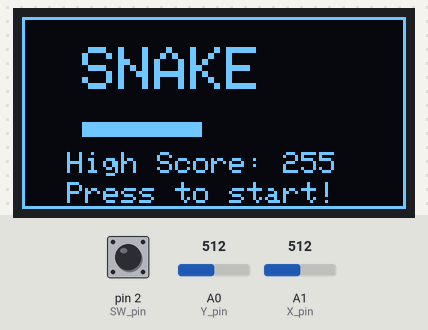
Recording of a sketch running on a simulated Arduino Uno, built with avr-gcc and run on an emulated ATmega328P. Shown: 128×64 one-colour display. The test bench sets the inputs (shaded band); at power-on: pin 2 (SW_pin) HIGH, A0 (Y_pin) = 512, A1 (X_pin) = 512. Random numbers use the default seed unless the sketch sets one; what the sketch prints to the serial monitor is not drawn.

Above: at 1.2 s.
1.3 s: pin 2 (SW_pin) pulled LOW for 0.15 s
At 1.8 s:
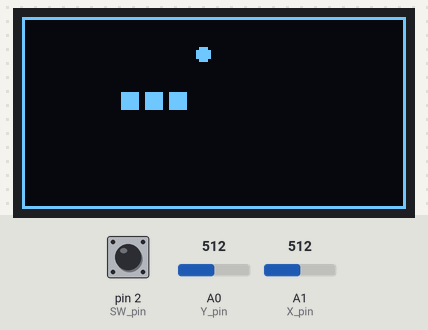
4.4 s: A0 (Y_pin) set to 610
At 7.0 s:
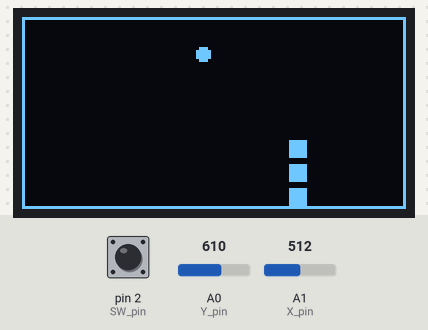
7.4 s: pin 2 (SW_pin) pulled LOW for 3.2 s
At 12.5 s:
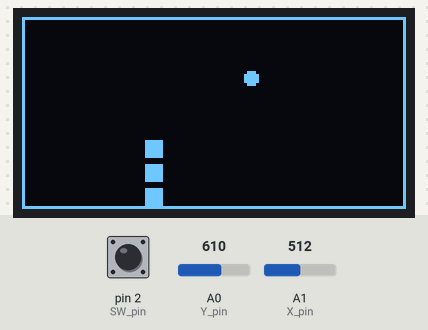
Timing chart, 0 to 14.0 s (numbered marks = the images above; inputs shaded):
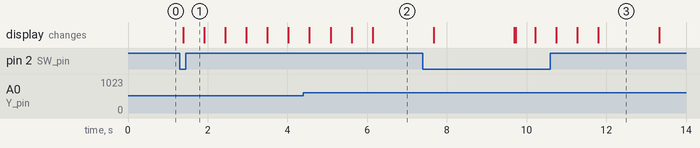

Measured:
- after the input at 1.3 s, the display: changes after 0.09 s (image 1)

The sketch:

SnakeGameWithJoyStick.ino
```cpp
#include <SPI.h>
#include <Wire.h>
#include <Adafruit_GFX.h>
#include <Adafruit_SSD1306.h>
#include <EEPROM.h>

// Display wiring
// SCL pin to A5
// SCA pin to A4

#define SCREEN_WIDTH 128 // OLED display width, in pixels
#define SCREEN_HEIGHT 64 // OLED display height, in pixels

#define OLED_RESET     -1 // Reset pin # (or -1 if sharing Arduino reset pin)
#define SCREEN_ADDRESS 0x3C ///< See datasheet for Address; 0x3D for 128x64, 0x3C for 128x32
Adafruit_SSD1306 display(SCREEN_WIDTH, SCREEN_HEIGHT, &Wire, OLED_RESET);

// Joystick to arduino pin numbers
// digital pin connected to switch output
const int SW_pin = 2;
// analog pin connected to X output
const int X_pin = A1;
// analog pin connected to Y output
const int Y_pin = A0;

#define GRID_SIZE 8
#define GRID_WIDTH (SCREEN_WIDTH / GRID_SIZE)
#define GRID_HEIGHT (SCREEN_HEIGHT / GRID_SIZE)
#define MAX_SNAKE_SIZE 100
#define MIN_SNAKE_SIZE 3
#define BASE_DELAY 500  // Initial delay in milliseconds
#define SPEED_INCREMENT 20 // Decrease delay by this value for each food eaten
#define MIN_DELAY 100   // Minimum delay to ensure the game remains playable
#define SCORE_ADDRESS 0

enum Direction {UP, DOWN, LEFT, RIGHT};
Direction snakeDirection = RIGHT;
Direction nextSnakeDirection = RIGHT;

struct Point {
  uint8_t x;
  uint8_t y;
};

bool isGameOver = false;

Point snake[MAX_SNAKE_SIZE];
int snakeLength = 0;
Point food;

unsigned long lastUpdate = 0;
int update_interval = BASE_DELAY;

void setup() {
  pinMode(SW_pin, INPUT);
  digitalWrite(SW_pin, HIGH);
  Serial.begin(9600);

  // SSD1306_SWITCHCAPVCC = generate display voltage from 3.3V internally
  if(!display.begin(SSD1306_SWITCHCAPVCC, SCREEN_ADDRESS)) {
    Serial.println(F("SSD1306 allocation failed"));
    for(;;); // Don't proceed, loop forever
  }

}

void loop() {
  showSplashScreen();
  initializeNewGame();
  while (!isGameOver){
    if (millis() - lastUpdate > update_interval){
      updateSnake();
      drawGame();
      lastUpdate = millis();
    }
    handleInput();
  }
}

void handleInput(){
  int x = analogRead(X_pin);
  int y = analogRead(Y_pin);

  if (x < 400 && snakeDirection != RIGHT) nextSnakeDirection = LEFT;
  else if (x > 600 && snakeDirection != LEFT) nextSnakeDirection = RIGHT;
  else if (y < 400 && snakeDirection != DOWN) nextSnakeDirection = UP;
  else if (y > 600 && snakeDirection != UP) nextSnakeDirection = DOWN;
}

void initializeNewGame(){
  // initialize the snake
  isGameOver = false;
  snakeLength = MIN_SNAKE_SIZE;
  update_interval = BASE_DELAY;

  snake[0].x = 5;
  snake[0].y = 3;

  snake[1].x = 4;
  snake[1].y = 3;

  snake[2].x = 3;
  snake[2].y = 3;

  generateFood();
  snakeDirection = RIGHT;
  nextSnakeDirection = RIGHT;
}

void updateSnake() {
  // move the snake
  for (int i = snakeLength - 1; i > 0; i--){
    snake[i] = snake[i - 1];
  }

  switch (nextSnakeDirection){
    case UP:
      snake[0].y--;
      break;
    case DOWN:
      snake[0].y++;
      break;
    case LEFT:
      snake[0].x--;
      break;
    case RIGHT:
      snake[0].x++;
      break;
  }
  snakeDirection = nextSnakeDirection;

  // check for collisions
  if (snake[0].x < 0 || snake[0].x >= GRID_WIDTH || snake[0].y < 0 || snake[0].y >= GRID_HEIGHT){
    gameOver();
  }

  for (int i = 1; i < snakeLength; i++){
    if (snake[0].x == snake[i].x && snake[0].y == snake[i].y){
      gameOver();
    }
  }

  // Check for food
  if (snake[0].x == food.x && snake[0].y == food.y){
    snake[snakeLength].x = snake[snakeLength-1].x;
    snake[snakeLength].y = snake[snakeLength-1].y;
    snakeLength++;
    update_interval = max(BASE_DELAY - ((snakeLength - MIN_SNAKE_SIZE) * SPEED_INCREMENT), MIN_DELAY);
    if (snakeLength >= MAX_SNAKE_SIZE) {
      isGameOver = true;
      showWinSplashScreen();
    }
    else{
      generateFood();
    }

  }
}

void drawGame(){
  display.clearDisplay();

  // draw border
  display.drawRect(0, 0, SCREEN_WIDTH, SCREEN_HEIGHT, SSD1306_WHITE);

  // draw snake
  for (int i = 0; i < snakeLength; i++){
    display.fillRect(snake[i].x * GRID_SIZE + 1, snake[i].y * GRID_SIZE + 1, GRID_SIZE - 2, GRID_SIZE - 2, SSD1306_WHITE);
  }

  // draw food
  //display.fillRect(food.x * GRID_SIZE, food.y * GRID_SIZE, GRID_SIZE, GRID_SIZE, SSD1306_WHITE);
  display.fillCircle(food.x * GRID_SIZE + GRID_SIZE/2, food.y * GRID_SIZE + GRID_SIZE/2, GRID_SIZE/4, SSD1306_WHITE);

  display.display();
}

void generateFood(){
  Serial.println("generating food");
  food.x = random(0,GRID_WIDTH);
  food.y = random(0,GRID_HEIGHT);

  // Ensure food doesn't spawn on the snake
  for (int i = 0; i < snakeLength; i++){
    if (food.x == snake[i].x && food.y == snake[i].y){
      Serial.println("food spawned on snake, retrying");
      generateFood();
      return;
    }
  }
}

void gameOver(){
  delay(1000);
  isGameOver = true;
  display.clearDisplay();
  display.setCursor(0,0);
  display.setTextSize(2);
  display.setTextColor(SSD1306_WHITE);
  display.println("GAME OVER");
  display.print("SCORE: ");
  display.println(snakeLength - MIN_SNAKE_SIZE);
  display.display();
  if (snakeLength - MIN_SNAKE_SIZE > EEPROM.read(SCORE_ADDRESS)){
    EEPROM.write(SCORE_ADDRESS,snakeLength - MIN_SNAKE_SIZE);
  }

  delay(2000);
}

void showSplashScreen() {
  // Clear the display
  display.clearDisplay();

  // Draw a border for the splash screen
  display.drawRect(0, 0, SCREEN_WIDTH, SCREEN_HEIGHT, SSD1306_WHITE);

  // Display the title
  display.setTextSize(2);  // Large text for the title
  display.setTextColor(SSD1306_WHITE);
  display.setCursor(20, 10); // Adjust position
  display.println("SNAKE");

  // draw a simple snake
  for (int i = 0; i < 8; i++) {
    display.fillRect(20 + (i * 5), 35, 5, 5, SSD1306_WHITE);
  }

  display.setTextSize(1);
  display.setCursor(15, 45);
  display.print("High Score: ");
  display.println(EEPROM.read(SCORE_ADDRESS));
  display.setCursor(15, 55);
  display.println("Press to start!");

  // Display everything on the screen
  display.display();

  // Wait for the player to press the joystick button
  while (digitalRead(SW_pin) == HIGH) {
    delay(100); // Avoid rapid polling
  }
}

void showWinSplashScreen() {
  display.clearDisplay();

  if (snakeLength - MIN_SNAKE_SIZE > EEPROM.read(SCORE_ADDRESS)){
    EEPROM.write(SCORE_ADDRESS,snakeLength - MIN_SNAKE_SIZE);
  }

  // Draw border
  display.drawRect(0, 0, SCREEN_WIDTH, SCREEN_HEIGHT, SSD1306_WHITE);

  // Display "You Win!" text
  display.setTextSize(2); // Large text
  display.setTextColor(SSD1306_WHITE);
  display.setCursor(20, 10);
  display.print("YOU WIN!");

  // draw a simple snake
  for (int i = 0; i < 8; i++) {
    display.fillRect(20 + (i * 5), 35, 5, 5, SSD1306_WHITE);
  }

  display.setTextSize(1);
  display.setCursor(15, 45);
  display.print("Score: ");
  display.println(snakeLength - MIN_SNAKE_SIZE);
  display.setCursor(15, 55);
  display.println("Snake Master!");

  // Show the updated display
  display.display();

  // Hold the screen for a few seconds
  delay(5000); // Adjust delay as needed
  display.clearDisplay();
  display.display();
}
```
